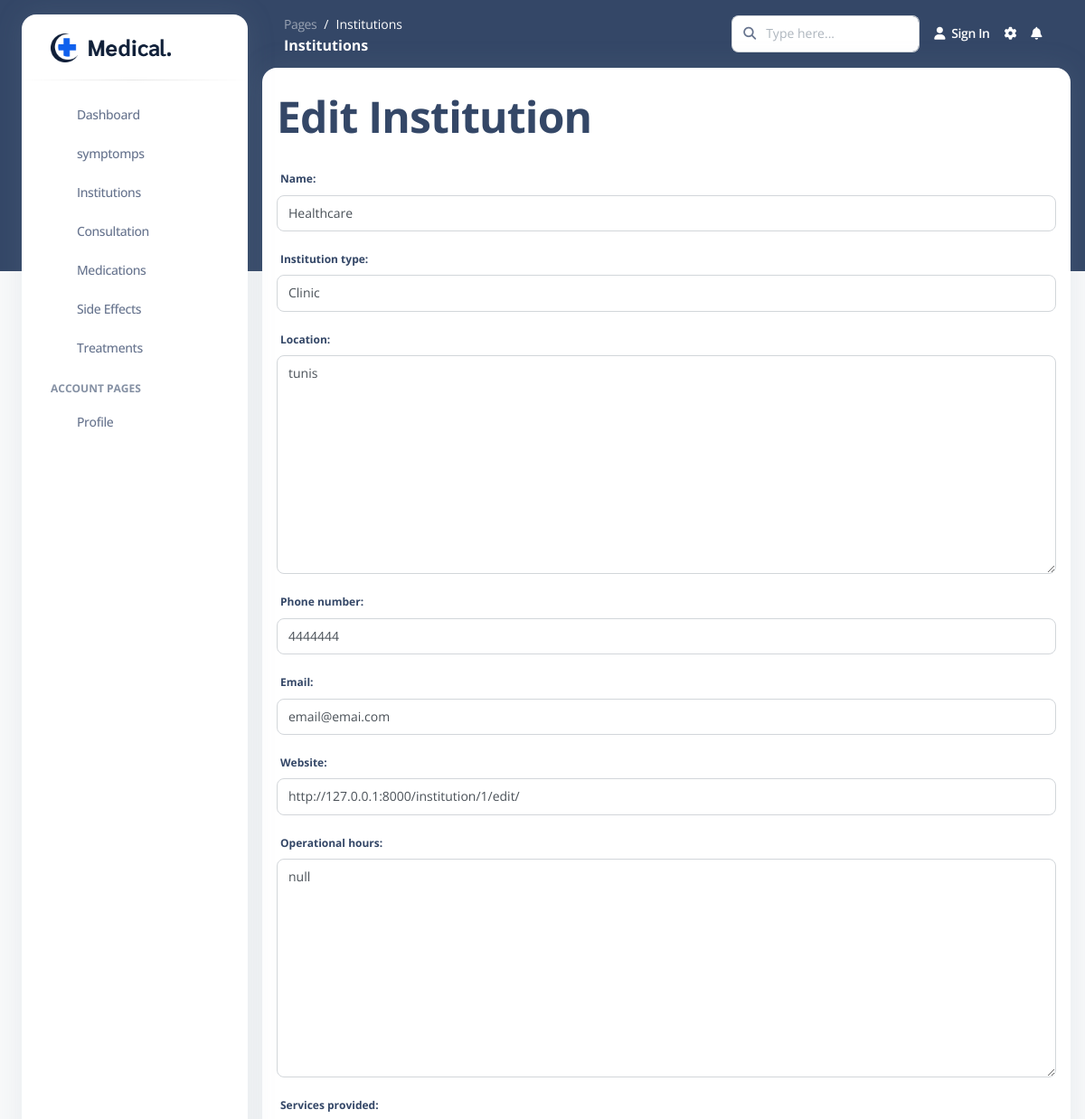
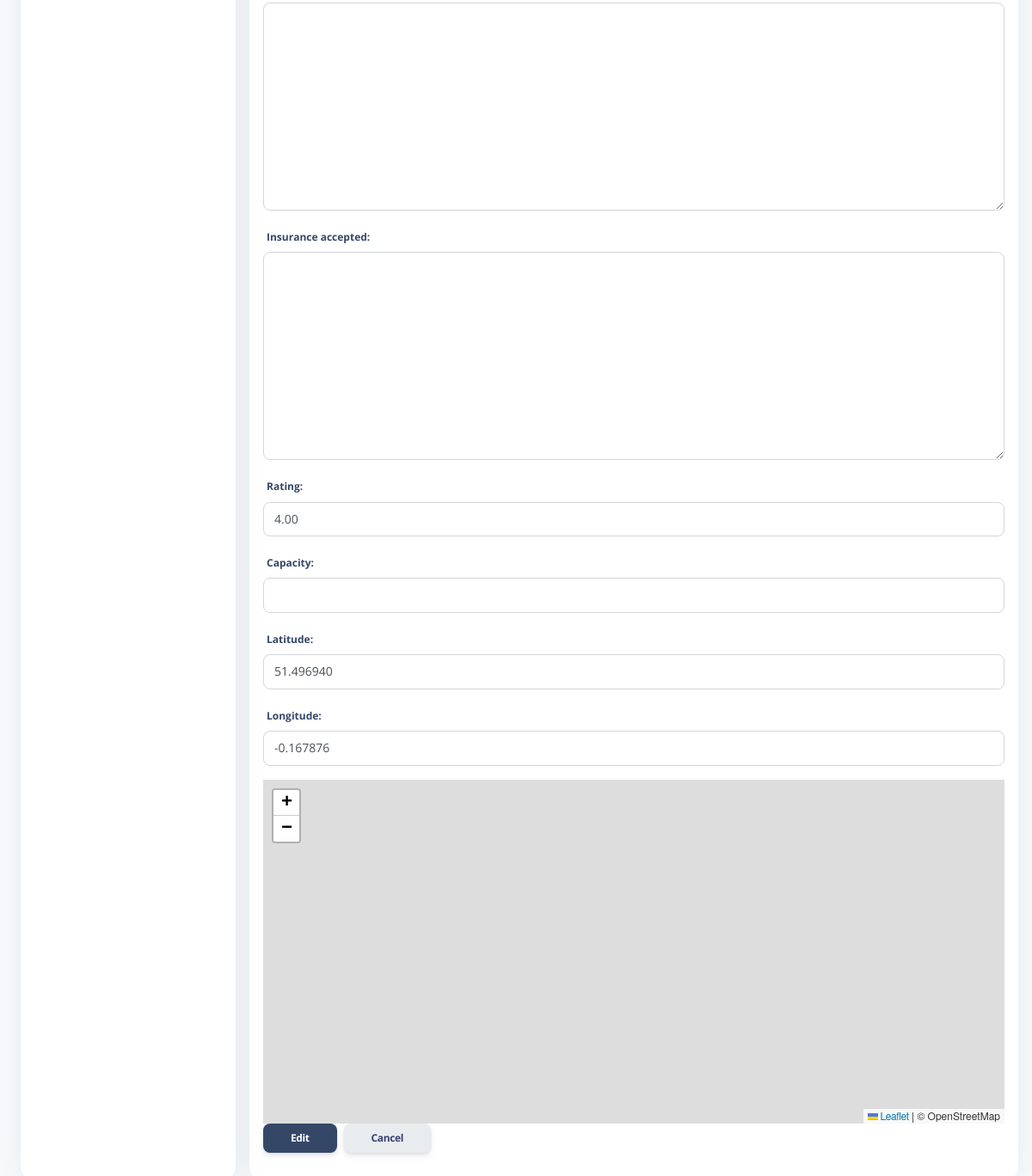
/institution/1/edit/, run on the app's committed database (2 pictures, top to bottom).
### Institution/models.py (models this page shows, shortened)
class HealthCareInstitution(models.Model):
    INSTITUTION_TYPES = [
        ('hospital', 'Hospital'),
        ('clinic', 'Clinic'),
        ('pharmacy', 'Pharmacy'),
        ('diagnostic_center', 'Diagnostic Center'),
    ]
    name = models.CharField(max_length=255)
    institution_type = models.CharField(max_length=50, choices=INSTITUTION_TYPES)
    location = models.TextField()
    phone_number = models.CharField(max_length=20, blank=True, null=True)
    email = models.EmailField(blank=True, null=True)
    website = models.URLField(blank=True, null=True)
    operational_hours = models.JSONField(blank=True, null=True)
    services_provided = models.TextField(blank=True)
    insurance_accepted = models.TextField(blank=True, null=True)
    rating = models.DecimalField(
        max_digits=3,
        decimal_places=2,
        validators=[MinValueValidator(1), MaxValueValidator(5)],
        blank=True,
        null=True
    )
    capacity = models.IntegerField(blank=True, null=True)
    latitude = models.DecimalField(max_digits=20, decimal_places=6, blank=True, null=True)
    longitude = models.DecimalField(max_digits=20, decimal_places=6, blank=True, null=True)
    class Meta:
        verbose_name_plural = "Health Care Institutions"

### Institution/views.py (the view)
# urls.py: path('<int:pk>/edit/', update_institution, name='update_institution'),  # Edit an institution
def update_institution(request, pk):
    institution = get_object_or_404(HealthCareInstitution, pk=pk)
    if request.method == 'POST':
        form = HealthCareInstitutionForm(request.POST, instance=institution)
        if form.is_valid():
            form.save()
            return redirect('institution_detail', pk=institution.pk)
    else:
        form = HealthCareInstitutionForm(instance=institution)
    return render(request, 'back_office/pages/institutions/update_institution.html', {'form': form})

### templates/back_office/pages/institutions/update_institution.html (shortened to what this page needs)
{% load static %}
<!DOCTYPE html>
<html lang="en">
<head>
  <link rel="stylesheet" href="https://unpkg.com/leaflet/dist/leaflet.css" />
  <link href="https://demos.creative-tim.com/argon-dashboard-pro/back_office/assets/css/nucleo-icons.css" rel="stylesheet" />
  <link href="https://demos.creative-tim.com/argon-dashboard-pro/back_office/assets/css/nucleo-svg.css" rel="stylesheet" />
  <link id="pagestyle" href="{% static 'back_office/assets/css/argon-dashboard.css' %}?v=2.1.0" rel="stylesheet" />
</head>
<body class="g-sidenav-show   bg-gray-100">
  <aside class="sidenav bg-white navbar navbar-vertical navbar-expand-xs border-0 border-radius-xl my-3 fixed-start ms-4 " id="sidenav-main">
    <div class="sidenav-header">
        <a class="navbar-brand m-0"  href="{% static 'index.html' %}"><img src="{% static 'front_office/assets/img/logo/logo.png' %}" alt=""></a>
    </div>
    <hr class="horizontal dark mt-0">
    <div class="collapse navbar-collapse  w-auto " id="sidenav-collapse-main">
      <ul class="navbar-nav">
        <li class="nav-item">
          <a class="nav-link " href="{% url 'dashboard' %}">
            <div class="icon icon-shape icon-sm border-radius-md text-center me-2 d-flex align-items-center justify-content-center">
            </div>
            <span class="nav-link-text ms-1">Dashboard</span>
          </a>
        </li>
        <li class="nav-item">
          <a class="nav-link" href="{% url 'list_local_symptoms' %}">
                  <div class="icon icon-shape icon-sm border-radius-md text-center me-2 d-flex align-items-center justify-content-center">
            </div>
            <span class="nav-link-text ms-1">symptomps</span>
          </a>
        </li>
        <li class="nav-item">
          <a class="nav-link " href="{% url 'institution_list' %}">
            <div class="icon icon-shape icon-sm border-radius-md text-center me-2 d-flex align-items-center justify-content-center">
            </div>
            <span class="nav-link-text ms-1">Institutions</span>
          </a>
        </li>
        <li class="nav-item">
          <a class="nav-link" href="{% url 'consultation_list' %}">
            <div class="icon icon-shape icon-sm border-radius-md text-center me-2 d-flex align-items-center justify-content-center">
            </div>
            <span class="nav-link-text ms-1">Consultation</span>
          </a>
        </li>
        <li class="nav-item">
        <a class="nav-link" href="{% url 'medication_list' %}">
          <div class="icon icon-shape icon-sm border-radius-md text-center me-2 d-flex align-items-center justify-content-center">
          </div>
          <span class="nav-link-text ms-1">Medications</span>
      </a>
    </li>
<li class="nav-item">
  <a class="nav-link" href="{% url 'sideeffect_list' %}">
      <div class="icon icon-shape icon-sm border-radius-md text-center me-2 d-flex align-items-center justify-content-center">
      </div>
      <span class="nav-link-text ms-1">Side Effects</span>
  </a>
</li>
<li class="nav-item">
  <a class="nav-link" href="{% url 'treatment_list' %}">
      <div class="icon icon-shape icon-sm border-radius-md text-center me-2 d-flex align-items-center justify-content-center">
      </div>
      <span class="nav-link-text ms-1">Treatments</span>
  </a>
</li>
        <li class="nav-item mt-3">
          <h6 class="ps-4 ms-2 text-uppercase text-xs font-weight-bolder opacity-6">Account pages</h6>
        </li>
        <li class="nav-item">
          <a class="nav-link " href="{% url 'profile' %}">
            <div class="icon icon-shape icon-sm border-radius-md text-center me-2 d-flex align-items-center justify-content-center">
            </div>
            <span class="nav-link-text ms-1">Profile</span>
          </a>
        </li>
      </ul>
    </div>
  </aside>
  <main class="main-content position-relative border-radius-lg ">
    <nav class="navbar navbar-main navbar-expand-lg px-0 mx-4 shadow-none border-radius-xl " id="navbarBlur" data-scroll="false">
      <div class="container-fluid py-1 px-3">
        <nav aria-label="breadcrumb">
          <ol class="breadcrumb bg-transparent mb-0 pb-0 pt-1 px-0 me-sm-6 me-5">
            <li class="breadcrumb-item text-sm"><a class="opacity-5 text-white" href="javascript:;">Pages</a></li>
            <li class="breadcrumb-item text-sm text-white active" aria-current="page">Institutions</li>
          </ol>
          <h6 class="font-weight-bolder text-white mb-0">Institutions</h6>
        </nav>
        <div class="collapse navbar-collapse mt-sm-0 mt-2 me-md-0 me-sm-4" id="navbar">
          <div class="ms-md-auto pe-md-3 d-flex align-items-center">
            <div class="input-group">
              <span class="input-group-text text-body"><i class="fas fa-search" aria-hidden="true"></i></span>
              <input type="text" class="form-control" placeholder="Type here...">
            </div>
          </div>
          <ul class="navbar-nav  justify-content-end">
            <li class="nav-item d-flex align-items-center">
              <a href="javascript:;" class="nav-link text-white font-weight-bold px-0">
                <i class="fa fa-user me-sm-1"></i>
                <span class="d-sm-inline d-none">Sign In</span>
              </a>
            </li>
            <li class="nav-item px-3 d-flex align-items-center">
              <a href="javascript:;" class="nav-link text-white p-0">
                <i class="fa fa-cog fixed-plugin-button-nav cursor-pointer"></i>
              </a>
            </li>
            <li class="nav-item dropdown pe-2 d-flex align-items-center">
              <a href="javascript:;" class="nav-link text-white p-0" id="dropdownMenuButton" data-bs-toggle="dropdown" aria-expanded="false">
                <i class="fa fa-bell cursor-pointer"></i>
              </a>
            </li>
          </ul>
        </div>
      </div>
    </nav>
    <div class="card mx-3 px-3">
        <div class="card-header pb-0 px-0">
            <h1 class="mb-0 pb-4">Edit Institution</h1>
        </div>
        <form method="post">
            {{ form.as_p }}
             <div id="map"></div>
            <div class="d-flex justify-content-start mb-3">
                <button class="btn btn-dark btn-sm me-2" type="submit">Edit</button>
                <a href="{% url 'institution_detail' form.instance.pk %}" class="btn btn-light btn-sm">Cancel</a>
            </div>
        </form>
    </div>

### templates/back_office/pages/institutions/update_institution.html (style rules this page uses)
#map { height: 400px; }

### data on the page
HealthCareInstitution: name "Healthcare", institution_type "Clinic", location "tunis", phone_number "4444444", email "email@emai.com", website "http://127.0.0.1:8000/institution/1/edit/", operational_hours "null", rating "4.00", latitude "51.496940", longitude "-0.167876"
